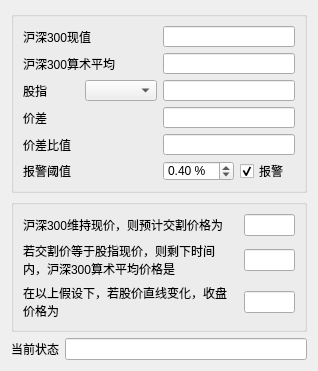
<?xml version="1.0" encoding="UTF-8"?>
<ui version="4.0">
 <class>deliverdlg</class>
 <widget class="QDialog" name="deliverdlg">
  <property name="geometry">
   <rect>
    <x>0</x>
    <y>0</y>
    <width>318</width>
    <height>371</height>
   </rect>
  </property>
  <property name="windowTitle">
   <string>股指交割价格</string>
  </property>
  <layout class="QGridLayout" name="gridLayout_3">
   <item row="0" column="0" colspan="2">
    <widget class="QGroupBox" name="groupBox">
     <property name="sizePolicy">
      <sizepolicy hsizetype="Preferred" vsizetype="Fixed">
       <horstretch>0</horstretch>
       <verstretch>0</verstretch>
      </sizepolicy>
     </property>
     <property name="title">
      <string/>
     </property>
     <layout class="QGridLayout" name="gridLayout">
      <item row="0" column="0" colspan="2">
       <widget class="QLabel" name="label_2">
        <property name="text">
         <string>沪深300现值</string>
        </property>
       </widget>
      </item>
      <item row="0" column="2" colspan="2">
       <widget class="QLineEdit" name="hs300line"/>
      </item>
      <item row="1" column="0" colspan="2">
       <widget class="QLabel" name="label_9">
        <property name="text">
         <string>沪深300算术平均</string>
        </property>
       </widget>
      </item>
      <item row="1" column="2" colspan="2">
       <widget class="QLineEdit" name="hs300avgline"/>
      </item>
      <item row="2" column="0">
       <widget class="QLabel" name="label_3">
        <property name="text">
         <string>股指</string>
        </property>
       </widget>
      </item>
      <item row="2" column="1">
       <widget class="QComboBox" name="sindexcmb"/>
      </item>
      <item row="2" column="2" colspan="2">
       <widget class="QLineEdit" name="sindexline"/>
      </item>
      <item row="3" column="0">
       <widget class="QLabel" name="label_4">
        <property name="text">
         <string>价差</string>
        </property>
       </widget>
      </item>
      <item row="3" column="2" colspan="2">
       <widget class="QLineEdit" name="diffline"/>
      </item>
      <item row="4" column="0" colspan="2">
       <widget class="QLabel" name="label_6">
        <property name="text">
         <string>价差比值</string>
        </property>
       </widget>
      </item>
      <item row="4" column="2" colspan="2">
       <widget class="QLineEdit" name="diffperline"/>
      </item>
      <item row="5" column="0" colspan="2">
       <widget class="QLabel" name="label_5">
        <property name="text">
         <string>报警阈值</string>
        </property>
       </widget>
      </item>
      <item row="5" column="2">
       <widget class="QDoubleSpinBox" name="warnspin">
        <property name="suffix">
         <string> %</string>
        </property>
        <property name="singleStep">
         <double>0.010000000000000</double>
        </property>
        <property name="value">
         <double>0.400000000000000</double>
        </property>
       </widget>
      </item>
      <item row="5" column="3">
       <widget class="QCheckBox" name="playsignalchk">
        <property name="text">
         <string>报警</string>
        </property>
        <property name="checked">
         <bool>true</bool>
        </property>
       </widget>
      </item>
     </layout>
    </widget>
   </item>
   <item row="1" column="0" colspan="2">
    <widget class="QGroupBox" name="groupBox_2">
     <property name="title">
      <string/>
     </property>
     <layout class="QGridLayout" name="gridLayout_2">
      <item row="2" column="0">
       <widget class="QLabel" name="label_7">
        <property name="text">
         <string>若交割价等于股指现价，则剩下时间内，沪深300算术平均价格是</string>
        </property>
        <property name="wordWrap">
         <bool>true</bool>
        </property>
       </widget>
      </item>
      <item row="2" column="1">
       <widget class="QLineEdit" name="remainavgline"/>
      </item>
      <item row="3" column="0">
       <widget class="QLabel" name="label_8">
        <property name="text">
         <string>在以上假设下，若股价直线变化，收盘价格为</string>
        </property>
        <property name="wordWrap">
         <bool>true</bool>
        </property>
       </widget>
      </item>
      <item row="3" column="1">
       <widget class="QLineEdit" name="predictcloseline"/>
      </item>
      <item row="0" column="0">
       <widget class="QLabel" name="label_10">
        <property name="text">
         <string>沪深300维持现价，则预计交割价格为</string>
        </property>
        <property name="wordWrap">
         <bool>true</bool>
        </property>
       </widget>
      </item>
      <item row="0" column="1">
       <widget class="QLineEdit" name="expectavgline"/>
      </item>
     </layout>
    </widget>
   </item>
   <item row="2" column="0">
    <widget class="QLabel" name="label">
     <property name="text">
      <string>当前状态</string>
     </property>
    </widget>
   </item>
   <item row="2" column="1">
    <widget class="QLineEdit" name="statusline"/>
   </item>
  </layout>
 </widget>
 <resources/>
 <connections/>
</ui>
